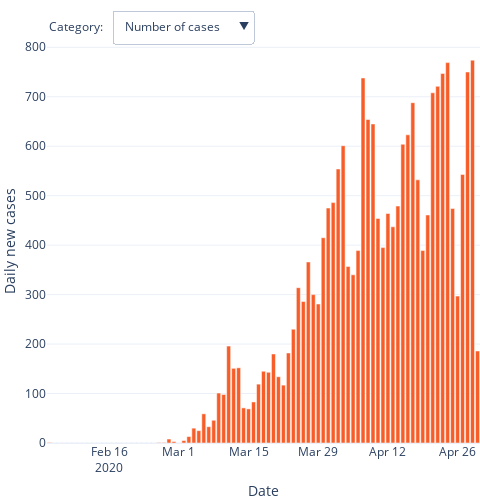

Notebook code cell kept with this figure:
### Code cell
# create figure
fig = go.Figure()

fig.add_trace(go.Bar(
        x=sweden_cases['Date'],
        y=sweden_cases['Number'],
        marker_color='#F75D28'
    
    )
             )


fig.update_layout(
    width=480,
    height=500,
    autosize=False,
    margin=dict(t=0, b=0, l=0, r=0),
    template='plotly_white',
    xaxis_title = 'Date',
    yaxis_title = 'Daily new cases'
)
                                    
    
buttons = []

for name, df, y_title in zip(
    ['Number of cases', 'Number of deaths'],
    [sweden_cases, sweden_deaths],
    ['Daily new cases', 'Daily confirmed deaths']
):
    
    buttons.append(dict(method='update',
                        label=name,
                        visible=True,
                        args=[
                            {'x': [df['Date']],
                             'y': [df['Number']]},
                             {'yaxis': {'title': y_title}}
                        ],
                            )
                  )
    
updatemenu = []
your_menu=dict()
updatemenu.append(your_menu)

updatemenu[0] = dict(
            buttons=buttons,
            direction="down",
            pad={"r": 10, "t": 10},
            showactive=True,
            x=0.15,
            xanchor="left",
            y=1.1,
            yanchor="top"
        )

fig.update_layout(showlegend=False, updatemenus=updatemenu)


fig.update_layout(
    annotations=[
        dict(text="Category: ", showarrow=False,
        x=0, y=1.06, xref="paper", yref="paper", align="left")
    ]
)

fig.show()
fig.write_html("../figures/sweden_bars.html")
